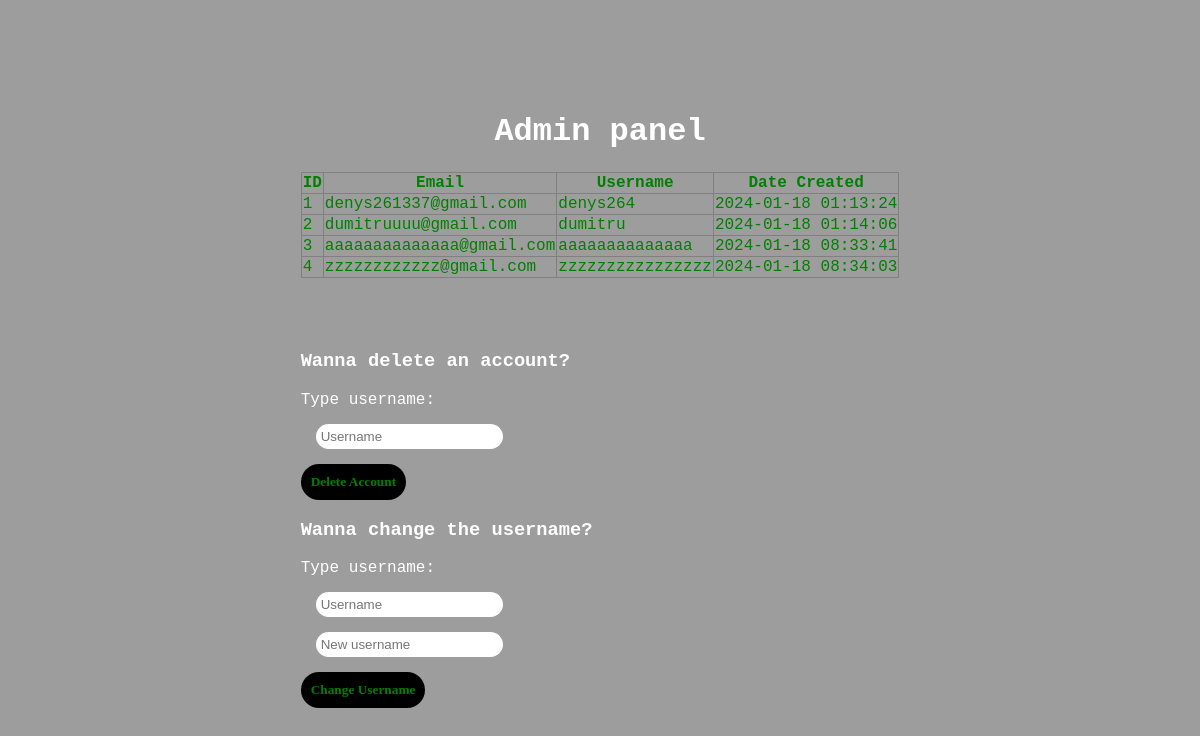
The page /admin on the database its author committed.
### website/models.py (models this page shows)
class User(db.Model, UserMixin):
    id = db.Column(db.Integer, primary_key=True)
    email = db.Column(db.String(150), unique=True)
    username = db.Column(db.String(150), unique=True)
    password = db.Column(db.String(150))
    date_created = db.Column(db.DateTime(timezone=True), default=func.now())
    posts= db.relationship('Post', backref='user', passive_deletes=True)

### website/views.py (the view)
@views.route("/admin", methods=['GET', 'POST'])
def admin():
    if request.method=="GET":
        user=User.query.all()
    return render_template("admin.html" , users=user)

### website/templates/admin.html (shortened to what this page needs)
<!DOCTYPE html>
<html lang="en">
    <head>
        <link rel="stylesheet" href="{{ url_for('static', filename='styles/admin.css')}}">
    </head>
    <body>
<main>
<h1> Admin panel</h1>
<table border="1" class="tabela">
    <thead>
        <tr>
            <th>ID</th>
            <th>Email</th>
            <th>Username</th>
            <th>Date Created</th>
        </tr>
    </thead>
    <tbody>
        {% for user in users %}
            <tr>
                <td>{{ user.id }}</td>
                <td>{{ user.email }}</td>
                <td>{{ user.username }}</td>
                <td>{{ user.date_created}}</td>
            </tr>
        {% endfor %}
    </tbody>
</table>
<br>
<br>
<br>
<h3>Wanna delete an account?</h3>
 <form method="POST" action="{{ url_for('views.delete_user') }}">
        <label for="username">
            Type username:
            <input type="text" name="username" placeholder="Username">
            <input type="Submit" value="Delete Account">
        </label>
    </form>
<h3>Wanna change the username?</h3>
<form method="POST" action="{{ url_for('views.change_user') }}">
    <label >
        Type username:
        <input type="text" name="usernamechange" placeholder="Username">
        <input type="text" name="newusername" placeholder="New username">
        <input type="Submit" value="Change Username">
    </label>
</form>
</main>
    </body>
    </html>

### website/static/styles/admin.css (style rules this page uses)
body { display: flex; justify-content: center; align-items: center; height: 100vh; margin: 0; background-color: rgb(157, 157, 157); color:white; font-family: 'Courier New', Courier, monospace; }
.tabela { border-collapse: collapse; color:green; }
h1 { text-align: center; }
form { display:block; }
input { display: block; }
input[type="text"] { border:none; border-radius:15px; margin:15px; padding: 5px;; }
::placeholder { font-family:Arial, Helvetica, sans-serif; }
input[type="submit"] { border:none; background-color: black; color: green; border-radius: 25px; padding:10px; font-weight: bold; font-family:cursive; }

### rows shown on the page
User: id "1", email "denys261337@gmail.com", username "denys264", date_created "2024-01-18 01:13:24"
User: id "2", email "dumitruuuu@gmail.com", username "dumitru", date_created "2024-01-18 01:14:06"
User: id "3", email "aaaaaaaaaaaaaa@gmail.com", username "aaaaaaaaaaaaaa", date_created "2024-01-18 08:33:41"
User: id "4", email "zzzzzzzzzzzz@gmail.com", username "zzzzzzzzzzzzzzzz", date_created "2024-01-18 08:34:03"
